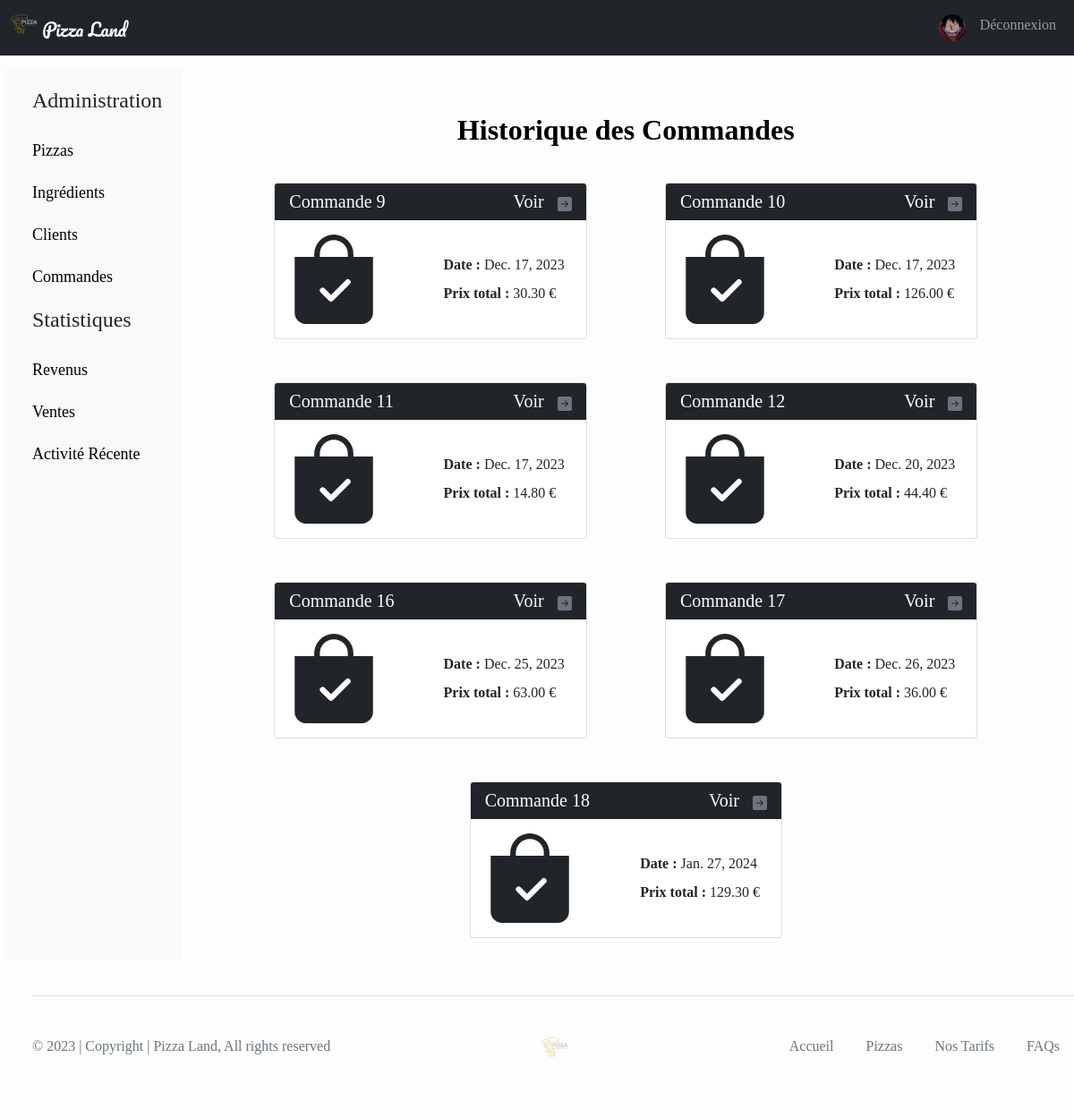
/customers/5/orders/ (signed in), run on the app's committed database.
### applicompte/models.py (models this page shows)
class PizzaUser(User):
    image = models.ImageField(default= 'imagesUsers/default.png', upload_to = "imagesUsers/")

### applipanier/models.py (models this page shows, shortened)
class Commande(models.Model) :
    idCommande = models.AutoField(primary_key = True)
    dateCommande = models.DateField(auto_now=False, auto_now_add=True)
    payee = models.BooleanField(default=False)
    prix = models.DecimalField ( max_digits = 6, decimal_places = 2, verbose_name = 'le prix')
    pizzauser = models.ForeignKey(PizzaUser, on_delete = models.CASCADE)

### applipanier/views.py (the view)
# urls.py: path('customers/<int:user_id>/orders/', views.afficherCommandesUtilisateur),
def afficherCommandesUtilisateur(request, user_id):
    user = None
    if request.user.is_staff:
        user = PizzaUser.objects.get(id=request.user.id)
        leClient = PizzaUser.objects.get(id=user_id)
        lesCommandePayeesDuClient = Commande.objects.all().filter(payee = True, pizzauser=leClient).order_by('dateCommande')
        return render (
            request,
            'applipanier/historique.html',
            {"commandes" : lesCommandePayeesDuClient, "user" : user}
        )
    else:
        return redirect('/login')

### applipanier/templates/applipanier/historique.html (shortened to what this page needs)
{% extends 'applipizza/base.html' %}
{% load static %}
{% block main %}
<div class="container mt-5">
    <h2 class="mb-3">Historique des Commandes</h2>
    {% if commandes %}
        <div class="row justify-content-around">
            {% for commande in commandes %}
                <div class="card col-md-6 m-4" style="width: 40%; padding:0%;">
                    <div class="card-header h5 text-white bg-dark d-flex justify-content-between">
                        <span class="u-medium">Commande {{ commande.idCommande }}</span>
                        <a href="/orders/{{commande.idCommande}}/" class="lien-order">
                            Voir &nbsp;
                        </a>
                    </div>
                    <div class="card-body d-flex justify-content-between align-items-center">
                        <div class="d-flex align-items-center">
                        </div>
                        <div>
                            <p class="m-2">
                                <span class="u-medium"><strong>Date :</strong></span>
                                {{ commande.dateCommande }}
                            </p>
                            <p class="m-2">
                                <span class="u-medium"><strong>Prix total :</strong></span>
                                <span class="u-bold">{{ commande.prix }} €</span>
                            </p>
                        </div>
                    </div>
                </div>
            {% endfor %}
        </div>
    {% endif %}
</div>
{% endblock %}

### applicompte/templates/applicompte/menuStaff.html (shortened to what this page needs)
{% load static %}
<nav class="navbar navbar-expand-lg navbar-dark bg-dark">
    <div class="container-fluid">
        <a class="navbar-brand titre" href="/">
            <img src="{% static 'applipizza/img/pizza_no_b.png' %}" alt="Logo Pizza" width="30" height="24" class="d-inline-block align-text-top">
            Pizza Land
        </a>
        <div class="collapse navbar-collapse text-center" id="navbarText">
            <ul id="ul" class="navbar-nav ms-auto mb-2 mb-lg-0">
                <li class="nav-item"><a class="nav-link" href="/user/update/"><img src="{{MEDIA_URL}}{{user.image}}" class="rounded-circle" alt="Avatar" width="30" height="30"></a></li>
                <li class="nav-item"><a class="nav-link" href="/logout/">Déconnexion</a></li>
            </ul>
        </div>
    </div>
</nav>

### applipizza/static/applipizza/css/style.css (style rules this page uses)
body { font-family: SharpSans; background-color: #FCFDFC; }
.titre { font-family: Pacifico; }
h2 { color: black; text-align: center; font-weight: bold; }
.site { display: flex; min-height: 100vh; flex-direction: column; }
.lien-order { text-decoration:none; color : white; }

### data on the page
PizzaUser: image (picture)
Commande: idCommande "9", dateCommande "Dec. 17, 2023", prix "30.30"
Commande: idCommande "10", dateCommande "Dec. 17, 2023", prix "126.00"
Commande: idCommande "11", dateCommande "Dec. 17, 2023", prix "14.80"
Commande: idCommande "12", dateCommande "Dec. 20, 2023", prix "44.40"
Commande: idCommande "16", dateCommande "Dec. 25, 2023", prix "63.00"
Commande: idCommande "17", dateCommande "Dec. 26, 2023", prix "36.00"
Commande: idCommande "18", dateCommande "Jan. 27, 2024", prix "129.30"
